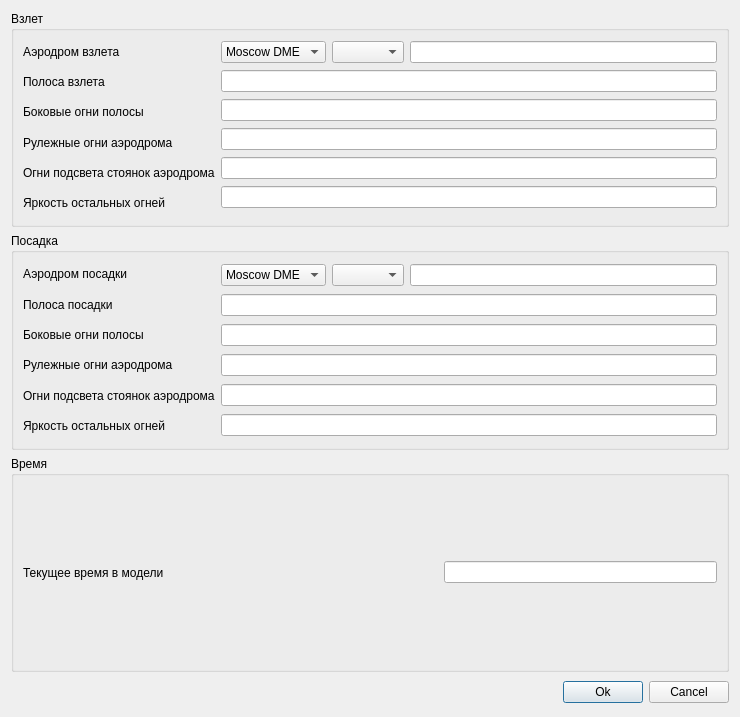
<?xml version="1.0" encoding="UTF-8"?>
<ui version="4.0">
 <class>AirportsDialog</class>
 <widget class="QDialog" name="AirportsDialog">
  <property name="windowModality">
   <enum>Qt::ApplicationModal</enum>
  </property>
  <property name="geometry">
   <rect>
    <x>0</x>
    <y>0</y>
    <width>740</width>
    <height>717</height>
   </rect>
  </property>
  <property name="contextMenuPolicy">
   <enum>Qt::NoContextMenu</enum>
  </property>
  <property name="windowTitle">
   <string>Аэродромные огни</string>
  </property>
  <property name="autoFillBackground">
   <bool>true</bool>
  </property>
  <layout class="QVBoxLayout" name="verticalLayout_5">
   <item>
    <widget class="QGroupBox" name="groupBox">
     <property name="title">
      <string>Взлет</string>
     </property>
     <layout class="QHBoxLayout" name="horizontalLayout_2">
      <item>
       <layout class="QVBoxLayout" name="verticalLayout">
        <item>
         <widget class="QLabel" name="label">
          <property name="text">
           <string>Аэродром взлета</string>
          </property>
         </widget>
        </item>
        <item>
         <widget class="QLabel" name="label_2">
          <property name="text">
           <string>Полоса взлета</string>
          </property>
         </widget>
        </item>
        <item>
         <widget class="QLabel" name="label_3">
          <property name="text">
           <string>Боковые огни полосы</string>
          </property>
         </widget>
        </item>
        <item>
         <widget class="QLabel" name="label_4">
          <property name="text">
           <string>Рулежные огни аэродрома</string>
          </property>
         </widget>
        </item>
        <item>
         <widget class="QLabel" name="label_5">
          <property name="text">
           <string>Огни подсвета стоянок аэродрома</string>
          </property>
         </widget>
        </item>
        <item>
         <widget class="QLabel" name="label_6">
          <property name="text">
           <string>Яркость остальных огней</string>
          </property>
         </widget>
        </item>
       </layout>
      </item>
      <item>
       <layout class="QVBoxLayout" name="verticalLayout_2">
        <item>
         <layout class="QHBoxLayout" name="horizontalLayout">
          <item>
           <widget class="QComboBox" name="departureCity">
            <property name="minimumSize">
             <size>
              <width>0</width>
              <height>0</height>
             </size>
            </property>
            <property name="cursor">
             <cursorShape>UpArrowCursor</cursorShape>
            </property>
            <property name="focusPolicy">
             <enum>Qt::WheelFocus</enum>
            </property>
            <property name="contextMenuPolicy">
             <enum>Qt::DefaultContextMenu</enum>
            </property>
            <property name="autoFillBackground">
             <bool>false</bool>
            </property>
            <property name="editable">
             <bool>false</bool>
            </property>
            <property name="currentText">
             <string notr="true">Moscow DME</string>
            </property>
            <property name="insertPolicy">
             <enum>QComboBox::NoInsert</enum>
            </property>
            <property name="sizeAdjustPolicy">
             <enum>QComboBox::AdjustToContentsOnFirstShow</enum>
            </property>
            <property name="frame">
             <bool>true</bool>
            </property>
            <item>
             <property name="text">
              <string>Moscow DME</string>
             </property>
            </item>
            <item>
             <property name="text">
              <string>Moscow OST</string>
             </property>
            </item>
            <item>
             <property name="text">
              <string>London</string>
             </property>
            </item>
            <item>
             <property name="text">
              <string>KarlovyVary</string>
             </property>
            </item>
            <item>
             <property name="text">
              <string>Tivat</string>
             </property>
            </item>
            <item>
             <property name="text">
              <string>Bruxelles</string>
             </property>
            </item>
            <item>
             <property name="text">
              <string>Venice</string>
             </property>
            </item>
            <item>
             <property name="text">
              <string>Dublin</string>
             </property>
            </item>
            <item>
             <property name="text">
              <string>Innsbruck</string>
             </property>
            </item>
            <item>
             <property name="text">
              <string>Keflavic</string>
             </property>
            </item>
            <item>
             <property name="text">
              <string>Komsomolsk</string>
             </property>
            </item>
            <item>
             <property name="text">
              <string>Pulkovo</string>
             </property>
            </item>
            <item>
             <property name="text">
              <string>Sochi</string>
             </property>
            </item>
            <item>
             <property name="text">
              <string>Toluca</string>
             </property>
            </item>
            <item>
             <property name="text">
              <string>Moscow SVO</string>
             </property>
            </item>
            <item>
             <property name="text">
              <string>Moscow VKO</string>
             </property>
            </item>
            <item>
             <property name="text">
              <string>Moscow ZIA</string>
             </property>
            </item>
            <item>
             <property name="text">
              <string>Helsinki</string>
             </property>
            </item>
           </widget>
          </item>
          <item>
           <widget class="QComboBox" name="departureCode">
            <property name="currentText">
             <string/>
            </property>
            <property name="currentIndex">
             <number>-1</number>
            </property>
            <property name="sizeAdjustPolicy">
             <enum>QComboBox::AdjustToContents</enum>
            </property>
           </widget>
          </item>
          <item>
           <widget class="QLineEdit" name="departure_airport_code"/>
          </item>
         </layout>
        </item>
        <item>
         <widget class="QLineEdit" name="takeoff_runway_code">
          <property name="text">
           <string/>
          </property>
         </widget>
        </item>
        <item>
         <widget class="QLineEdit" name="takeoff_runway_border_lights"/>
        </item>
        <item>
         <widget class="QLineEdit" name="departure_airport_lights_taxiing"/>
        </item>
        <item>
         <widget class="QLineEdit" name="departure_airport_lights_illumination"/>
        </item>
        <item>
         <widget class="QLineEdit" name="departure_airport_other_lights"/>
        </item>
       </layout>
      </item>
     </layout>
    </widget>
   </item>
   <item>
    <widget class="QGroupBox" name="groupBox_2">
     <property name="title">
      <string>Посадка</string>
     </property>
     <layout class="QHBoxLayout" name="horizontalLayout_4">
      <item>
       <layout class="QVBoxLayout" name="verticalLayout_3">
        <item>
         <widget class="QLabel" name="label_9">
          <property name="text">
           <string>Аэродром посадки</string>
          </property>
         </widget>
        </item>
        <item>
         <widget class="QLabel" name="label_12">
          <property name="text">
           <string>Полоса посадки</string>
          </property>
         </widget>
        </item>
        <item>
         <widget class="QLabel" name="label_13">
          <property name="text">
           <string>Боковые огни полосы</string>
          </property>
         </widget>
        </item>
        <item>
         <widget class="QLabel" name="label_8">
          <property name="text">
           <string>Рулежные огни аэродрома</string>
          </property>
         </widget>
        </item>
        <item>
         <widget class="QLabel" name="label_10">
          <property name="text">
           <string>Огни подсвета стоянок аэродрома</string>
          </property>
         </widget>
        </item>
        <item>
         <widget class="QLabel" name="label_11">
          <property name="text">
           <string>Яркость остальных огней</string>
          </property>
         </widget>
        </item>
       </layout>
      </item>
      <item>
       <layout class="QVBoxLayout" name="verticalLayout_4">
        <item>
         <layout class="QHBoxLayout" name="horizontalLayout_3">
          <item>
           <widget class="QComboBox" name="arrivalCity">
            <item>
             <property name="text">
              <string>Moscow DME</string>
             </property>
            </item>
            <item>
             <property name="text">
              <string>London</string>
             </property>
            </item>
            <item>
             <property name="text">
              <string>KarlovyVary</string>
             </property>
            </item>
            <item>
             <property name="text">
              <string>Tivat</string>
             </property>
            </item>
            <item>
             <property name="text">
              <string>Bruxelles</string>
             </property>
            </item>
            <item>
             <property name="text">
              <string>Venice</string>
             </property>
            </item>
            <item>
             <property name="text">
              <string>Dublin</string>
             </property>
            </item>
            <item>
             <property name="text">
              <string>Innsbruck</string>
             </property>
            </item>
            <item>
             <property name="text">
              <string>Keflavic</string>
             </property>
            </item>
            <item>
             <property name="text">
              <string>Komsomolsk</string>
             </property>
            </item>
            <item>
             <property name="text">
              <string>Pulkovo</string>
             </property>
            </item>
            <item>
             <property name="text">
              <string>Sochi</string>
             </property>
            </item>
            <item>
             <property name="text">
              <string>Toluca</string>
             </property>
            </item>
            <item>
             <property name="text">
              <string>Moscow SVO</string>
             </property>
            </item>
            <item>
             <property name="text">
              <string>Moscow VKO</string>
             </property>
            </item>
            <item>
             <property name="text">
              <string>Moscow ZIA</string>
             </property>
            </item>
            <item>
             <property name="text">
              <string>Helsinki</string>
             </property>
            </item>
           </widget>
          </item>
          <item>
           <widget class="QComboBox" name="arrivalCode">
            <property name="currentText">
             <string/>
            </property>
           </widget>
          </item>
          <item>
           <widget class="QLineEdit" name="arrival_airport_code"/>
          </item>
         </layout>
        </item>
        <item>
         <widget class="QLineEdit" name="landing_runway_code"/>
        </item>
        <item>
         <widget class="QLineEdit" name="landing_runway_border_lights"/>
        </item>
        <item>
         <widget class="QLineEdit" name="arrival_airport_lights_taxiing"/>
        </item>
        <item>
         <widget class="QLineEdit" name="arrival_airport_lights_illumination"/>
        </item>
        <item>
         <widget class="QLineEdit" name="arrival_airport_other_lights"/>
        </item>
       </layout>
      </item>
     </layout>
    </widget>
   </item>
   <item>
    <widget class="QGroupBox" name="groupBox_3">
     <property name="title">
      <string>Время</string>
     </property>
     <layout class="QHBoxLayout" name="horizontalLayout_7">
      <item>
       <layout class="QHBoxLayout" name="horizontalLayout_5">
        <item>
         <widget class="QLabel" name="label_7">
          <property name="text">
           <string>Текущее время в модели</string>
          </property>
         </widget>
        </item>
        <item>
         <spacer name="horizontalSpacer_2">
          <property name="orientation">
           <enum>Qt::Horizontal</enum>
          </property>
          <property name="sizeHint" stdset="0">
           <size>
            <width>78</width>
            <height>20</height>
           </size>
          </property>
         </spacer>
        </item>
        <item>
         <widget class="QLineEdit" name="model_simulation_time"/>
        </item>
       </layout>
      </item>
     </layout>
    </widget>
   </item>
   <item>
    <layout class="QHBoxLayout" name="horizontalLayout_6">
     <item>
      <spacer name="horizontalSpacer">
       <property name="orientation">
        <enum>Qt::Horizontal</enum>
       </property>
       <property name="sizeHint" stdset="0">
        <size>
         <width>308</width>
         <height>28</height>
        </size>
       </property>
      </spacer>
     </item>
     <item>
      <widget class="QPushButton" name="ok_pb">
       <property name="text">
        <string>Ok</string>
       </property>
      </widget>
     </item>
     <item>
      <widget class="QPushButton" name="cancel_pb">
       <property name="text">
        <string>Cancel</string>
       </property>
      </widget>
     </item>
    </layout>
   </item>
  </layout>
 </widget>
 <resources/>
 <connections/>
</ui>
